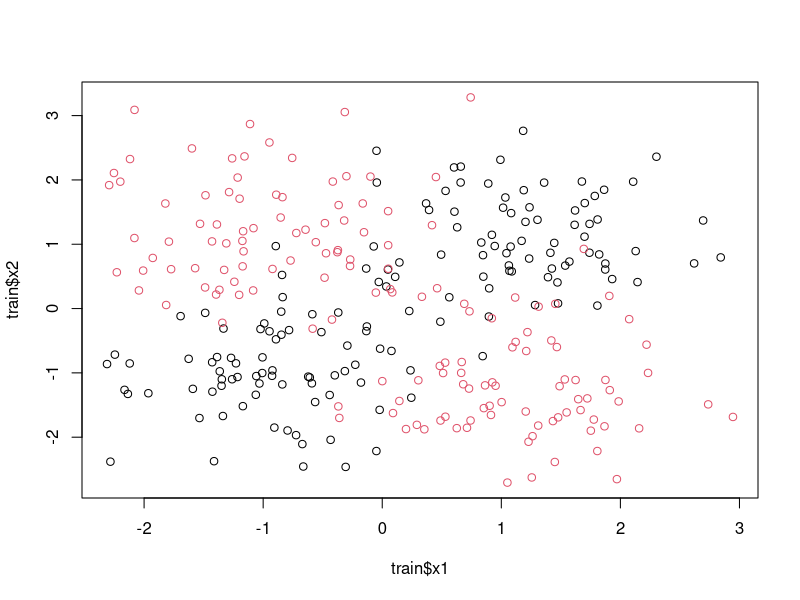
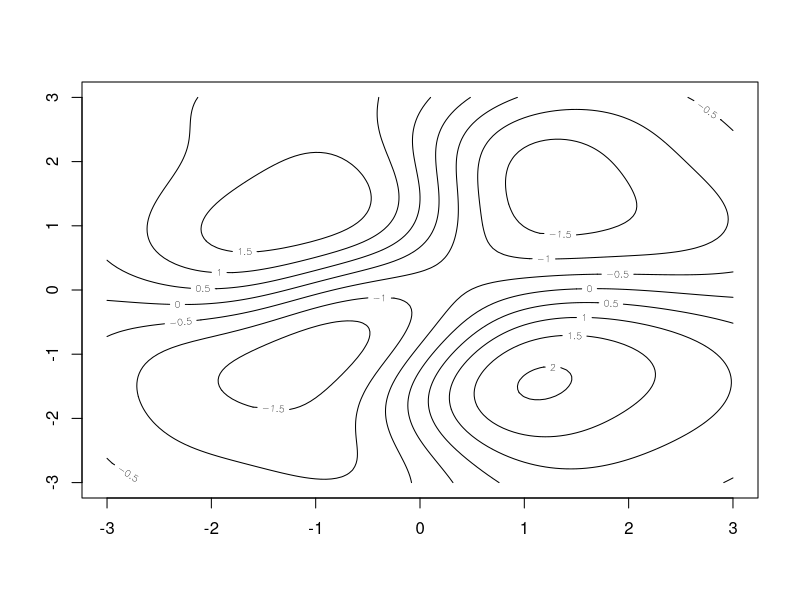
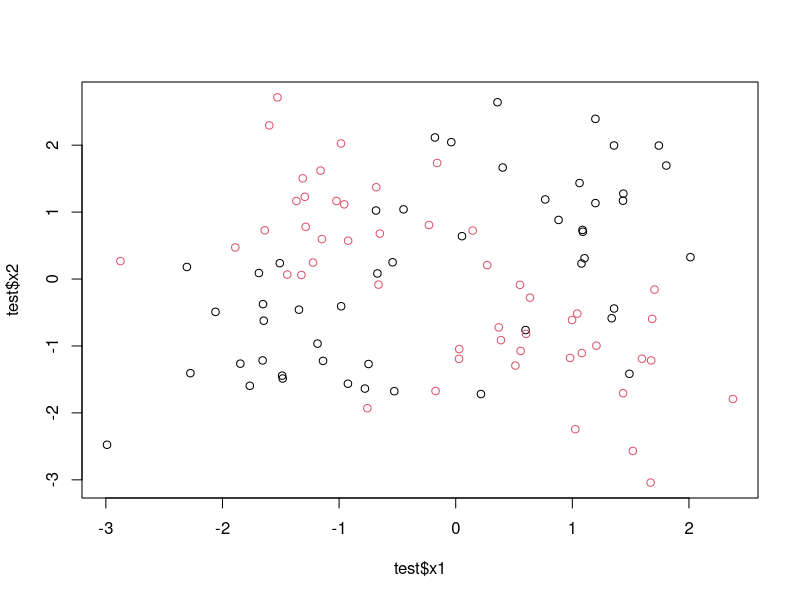

Generate these figures, in order, with R:
# サポートベクトルマシン
# 回帰も分類もできる、でもだいたい分類で学ぶ
# というわけで分類を学ぶ

train <- read.csv("./data/xor_demo_train.csv", 
                  fileEncoding = "utf-8")

head(train)
# yを識別子にするためにas.factorで論理演算子にしておく
train$y <- as.factor(train$y)
str(train)

plot(train$x1, train$x2, col=train$y)
# 大雑把には黒：右上＆左下、赤：左上＆右下。乱数の影響で混じっている（ノイズあり）


# 前処理をしておく必要がある
# SVM（サポートベクトルマシン）は大きなスケールの変数があると、その変数によって予測を決めてしまう傾向がある
# 事前に正規化・標準化を行う
# min-max正規化を行う
# 最小値が０、最大値が１になるように正規化を行う

summary(train)
# まず最大値と最小値を抜き出す
x1_min <- min(train$x1)
x1_max <- max(train$x1)
x2_min <- min(train$x2)
x2_max <- max(train$x2)

# ここで計算したmaxとminはずっと使う
# 手元にあるデータから予測する計算をすべき
# つまりminやmaxの値を変更することは、予測の方法を変えていることになる
# 例えば新しいデータが１つしかなかったら、minもmaxも取得できない

# 以下の計算処理を行う
x1 <- (train$x1 - x1_min) / (x1_max - x1_min)
x2 <- (train$x2 - x2_min) / (x2_max - x2_min)

train_scaled <- data.frame(x1 = x1, x2 = x2, y = train$y)
summary(train_scaled)


# SVMの実行
# install.packages("kernlab")
library(kernlab)

# ハイパーパラメータ：分析者が指定する、計算に必要がパラメータ。

result <- ksvm(x = y ~ x1 + x2,
               data = train_scaled,#-------> 正規化したデータ
               type = "C-svc",#------------> 分類の方法を指定している 
               C = 1.0,#-------------------> 決定境界の複雑さが変化するハイパーパラメータ
               kernel = "rbfdot",#---------> 決定境界の形に関わる。カーネルの種類を指定。
               kpar = list(sigma = 1.0)#---> カーネルに付随するパラメータ。rbfdotのハイパーパラメータ
               )
result # これで計算完了

# 結果の確認

# １、散布図上に点を稠密に並べる
# ２、

# メッシュグリッドを作成する：
xx1 <- seq(-3, 3, 0.05)
xx2 <- seq(-3, 3, 0.05)

data.frame(x1=xx1, x2=xx2) #------------> これでは不十分
meshgrid <- expand.grid(xx1, xx2) #-----> こちらだと必要なデータになる

names(meshgrid) <- c("x1", "x2")  #-----> 変数に名前をつけた
head(meshgrid)

# meshgridも正規化
x1 <- (meshgrid$x1 - x1_min) / (x1_max - x1_min)
x2 <- (meshgrid$x2 - x2_min) / (x2_max - x2_min)

meshgrid_scaled <- data.frame(x1=x1, x2=x2)
head(meshgrid_scaled)

# 各店に対して、予測を行う
pred <- predict(result, 
                meshgrid_scaled, 
                type = "decision")#---->type = "response"だと、これは予測ラベルを返す


# スコアの等高線を書く関数：予測した値が同じ点を結んで等高線を書く
contour(xx1, xx2, array(pred, dim = c(length(xx1), length(xx2))))
       


######################################################################################################
######################################################################################################
# もう一方のデータで計算
test <- read.csv("./data/xor_demo_test.csv", 
                  fileEncoding = "utf-8")

head(test)
# yを識別子にするためにas.factorで論理演算子にしておく
test$y <- as.factor(test$y)
str(test)

plot(test$x1, test$x2, col=test$y)
# 大雑把には黒：右上＆左下、赤：左上＆右下。乱数の影響で混じっている（ノイズあり）

# 以下の計算処理を行う
x1 <- (test$x1 - x1_min) / (x1_max - x1_min)
x2 <- (test$x2 - x2_min) / (x2_max - x2_min)

test_scaled <- data.frame(x1 = x1, x2 = x2, y = test$y)
summary(test_scaled)

pred_test <- predict(result, test_scaled, type = "response")
pred_test

# トレーニングデータで予測したもので、テストデータを予測し、正解と比較してみる
# この正解率が高いと予測に使えそうな感じがする
table(test$y, pred_test) #----> テストデータは元のデータをトレーニングデータとテストデータに分けたもの
##
#pred_test
#     1  2
# 1  38 12  
# 2   7 43

# トレーニングデータでも確認してみる。これが高いだけでは意味がない
pred_train <- predict(result, train_scaled, type = "response")
table(train$y, pred_train)
